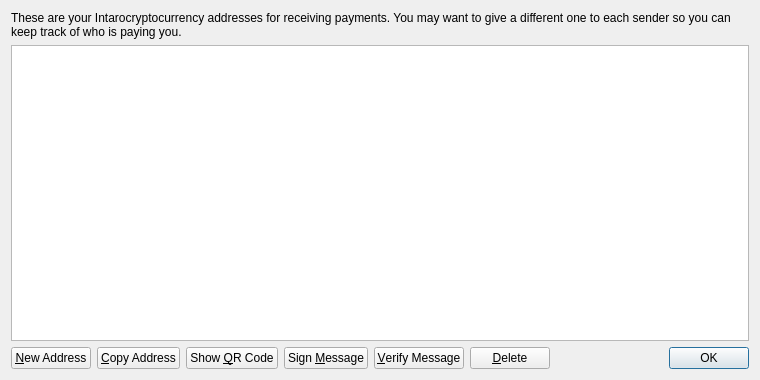
<?xml version="1.0" encoding="UTF-8"?>
<ui version="4.0">
 <class>AddressBookPage</class>
 <widget class="QWidget" name="AddressBookPage">
  <property name="geometry">
   <rect>
    <x>0</x>
    <y>0</y>
    <width>760</width>
    <height>380</height>
   </rect>
  </property>
  <property name="windowTitle">
   <string>Address Book</string>
  </property>
  <layout class="QVBoxLayout" name="verticalLayout">
   <item>
    <widget class="QLabel" name="labelExplanation">
     <property name="text">
      <string>These are your Intarocryptocurrency addresses for receiving payments. You may want to give a different one to each sender so you can keep track of who is paying you.</string>
     </property>
     <property name="textFormat">
      <enum>Qt::PlainText</enum>
     </property>
     <property name="wordWrap">
      <bool>true</bool>
     </property>
    </widget>
   </item>
   <item>
    <widget class="QTableView" name="tableView">
     <property name="contextMenuPolicy">
      <enum>Qt::CustomContextMenu</enum>
     </property>
     <property name="toolTip">
      <string>Double-click to edit address or label</string>
     </property>
     <property name="tabKeyNavigation">
      <bool>false</bool>
     </property>
     <property name="selectionMode">
      <enum>QAbstractItemView::SingleSelection</enum>
     </property>
     <property name="selectionBehavior">
      <enum>QAbstractItemView::SelectRows</enum>
     </property>
     <property name="sortingEnabled">
      <bool>true</bool>
     </property>
     <attribute name="verticalHeaderVisible">
      <bool>false</bool>
     </attribute>
    </widget>
   </item>
   <item>
    <layout class="QHBoxLayout" name="horizontalLayout">
     <item>
      <widget class="QPushButton" name="newAddressButton">
       <property name="toolTip">
        <string>Create a new address</string>
       </property>
       <property name="text">
        <string>&amp;New Address</string>
       </property>
      </widget>
     </item>
     <item>
      <widget class="QPushButton" name="copyToClipboard">
       <property name="toolTip">
        <string>Copy the currently selected address to the system clipboard</string>
       </property>
       <property name="text">
        <string>&amp;Copy Address</string>
       </property>
      </widget>
     </item>
     <item>
      <widget class="QPushButton" name="showQRCode">
       <property name="text">
        <string>Show &amp;QR Code</string>
       </property>
      </widget>
     </item>
     <item>
      <widget class="QPushButton" name="signMessage">
       <property name="toolTip">
        <string>Sign a message to prove you own a Intarocryptocurrency address</string>
       </property>
       <property name="text">
        <string>Sign &amp;Message</string>
       </property>
      </widget>
     </item>
     <item>
      <widget class="QPushButton" name="verifyMessage">
       <property name="toolTip">
        <string>Verify a message to ensure it was signed with a specified Intarocryptocurrency address</string>
       </property>
       <property name="text">
        <string>&amp;Verify Message</string>
       </property>
      </widget>
     </item>
     <item>
      <widget class="QPushButton" name="deleteButton">
       <property name="toolTip">
        <string>Delete the currently selected address from the list</string>
       </property>
       <property name="text">
        <string>&amp;Delete</string>
       </property>
      </widget>
     </item>
     <item>
      <spacer name="horizontalSpacer">
       <property name="orientation">
        <enum>Qt::Horizontal</enum>
       </property>
       <property name="sizeHint" stdset="0">
        <size>
         <width>40</width>
         <height>20</height>
        </size>
       </property>
      </spacer>
     </item>
     <item>
      <widget class="QDialogButtonBox" name="buttonBox">
       <property name="sizePolicy">
        <sizepolicy hsizetype="Maximum" vsizetype="Fixed">
         <horstretch>0</horstretch>
         <verstretch>0</verstretch>
        </sizepolicy>
       </property>
       <property name="standardButtons">
        <set>QDialogButtonBox::Ok</set>
       </property>
      </widget>
     </item>
    </layout>
   </item>
  </layout>
 </widget>
 <resources>
  <include location="../bitcoin.qrc"/>
 </resources>
 <connections/>
</ui>
